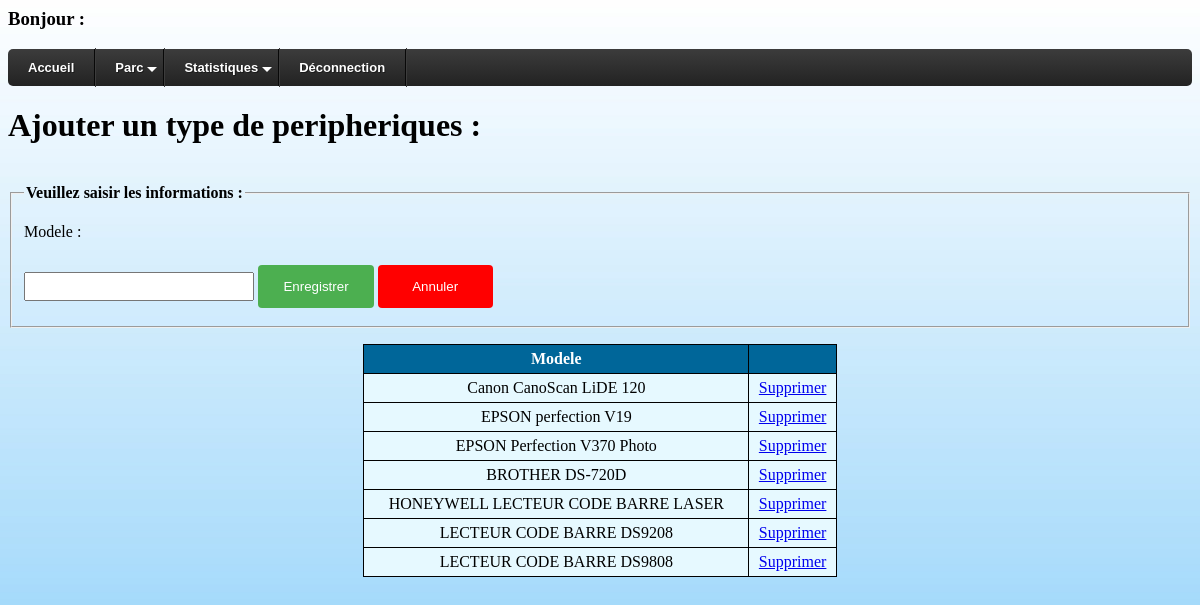
Page /ajouter/modele/modele_peripherique.php on the committed database.
### tables this page shows
CREATE TABLE `modele_peripheriques` (
  `id` int(22) NOT NULL,
  `modele` text NOT NULL
);

### ajouter/modele/modele_peripherique.php (the view, shortened to what this page needs)
<?php
$req = "select * from modele_peripheriques order by id";
$rs=mysql_query($req);
echo"<h3>Bonjour : ".$_SESSION["login"]."</h3>";
?>
<!DOCTYPE html>
<html lang=''>
<head>
   <link rel="stylesheet" href="../../css/styles1.css">
</head>
<body>
  <div id='cssmenu'>
  <ul>
    <li><a href='../../home.php'><span>Accueil</span></a></li>
     <li class='active has-sub'><a href='#'><span>Parc</span></a>
           </li>
     <li class='active has-sub'><a href='#'><span>Statistiques</span></a>
     </li>
     <li class='last'><a href='deco.php'><span>Déconnection</span></a></li>
  </ul>
  </div>
<h1 align="">Ajouter un type de peripheriques :</h1><br />
<form method="post" action="">
                     <fieldset>
                       <legend><strong>Veuillez saisir les informations : </strong></legend>
                     <p>Modele :</p>
                     <input type="text" name="modele">
                     <input name="enregistrer" type="submit" value="Enregistrer">
                     <a href="../ajouter_peripherique.php">
                         <input type="button" value="Annuler">
                     </a>
                 </fieldset>
      </form>
      <table class="tab" border="1" width="40%" align="center">
         <tr><th>Modele</th><th></th></tr>
         <?php while($ET=mysql_fetch_assoc($rs)) { ?>
         <tr>
           <td><?php echo($ET['modele'])?></td>
             <td><a href="modele_peripherique.php?delid=<?php echo($ET['id'])?>">Supprimer</a></td>
         </tr>
         <?php } ?>
      </table>
    </body>
</html>

### css/styles1.css (style rules this page uses)
input[type=submit] { width: 10%; background-color: #4CAF50; color: white; padding: 14px 20px; margin: 8px 0; border: none; border-radius: 4px; cursor: pointer; }
input[type=text] , input[type=email] , input[type=date] { width: 20%; padding: 5px; box-sizing: border-box; }
input[type=button] { width: 10%; background-color: #FF0000; color: white; padding: 14px 20px; margin: 8px 0; border: none; border-radius: 4px; cursor: pointer; }
body { background-repeat: no-repeat; background-image: url(img/background.jpg); background-attachment: fixed; background-size: cover; height: 100%; }
#cssmenu, #cssmenu ul, #cssmenu li, #cssmenu a { border: none; line-height: 1; margin: 0; padding: 0; }
#cssmenu { height: 37px; display: block; border-radius: 5px; width: auto; border-color: #080808; margin: 0; padding: 0; }
#cssmenu > ul { list-style: inside none; margin: 0; padding: 0; }
#cssmenu > ul > li { list-style: inside none; float: left; display: inline-block; position: relative; margin: 0; padding: 0; }
#cssmenu > ul > li > a { outline: none; display: block; position: relative; text-align: center; text-decoration: none; text-shadow: 1px 1px 0 rgba(0, 0, 0, 0.4); font-weight: 700; font-size: 13px; font-family: Arial, Helvetica, sans-serif; border-right: 1px solid #080808; color: #ffffff; padding: 12px 20px; }
#cssmenu > ul > li:first-child > a { border-radius: 5px 0 0 5px; }
#cssmenu > ul > li > a:after { content: ""; position: absolute; border-right: 1px solid; top: -1px; bottom: -1px; right: -2px; z-index: 99; border-color: #3c3c3c; }
#cssmenu > ul > li.has-sub > a:before { content: ""; position: absolute; top: 18px; right: 6px; border: 5px solid transparent; border-top: 5px solid #ffffff; }
#cssmenu, #cssmenu ul ul > li:hover > a, #cssmenu ul ul li a:hover { background: #3c3c3c; background: -moz-linear-gradient(top, #3c3c3c 0%, #222222 100%); background: -webkit-gradient(linear, left top, left bottom, color-stop(0%, #3c3c3c), color-stop(100%, #222222)); background: -webkit-linear-gradient(top, #3c3c3c 0%, #222222 100%); background: -o-linear-gradient(top, #3c3c3c 0%, #222222 100%); background: -ms-linear-gradient(top, #3c3c3c 0%, #222222 100%); background: linear-gradient(top, #3c3c3c 0%, #222222 100%); }
.tab { border: 1.5px solid black; border-collapse: collapse; background-color: #e6f9ff; }
.tab th, .tab td { padding: 5px; text-align: center; }
th, td { padding: 10px; }
th { background-color: #006699; color: white; }

### rows in the picture
modele_peripheriques: modele "Canon CanoScan LiDE 120"
modele_peripheriques: modele "EPSON perfection V19"
modele_peripheriques: modele "EPSON Perfection V370 Photo"
modele_peripheriques: modele "BROTHER DS-720D"
modele_peripheriques: modele "HONEYWELL LECTEUR CODE BARRE LASER"
modele_peripheriques: modele "LECTEUR CODE BARRE DS9208"
modele_peripheriques: modele "LECTEUR CODE BARRE DS9808"
